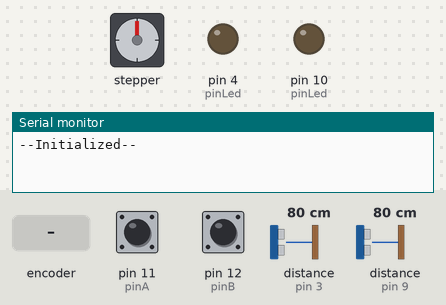
This sketch was run on a simulated Arduino Uno, built with avr-gcc and run on an emulated ATmega328P. Parts: stepper motor, output pins drawn as LEDs (lit = HIGH), the last lines printed to the serial monitor. Wiring (inferred from the names in the program): 2 × ultrasonic range finder: trigger pin 2, echo pin 3 / trigger pin 8, echo pin 9; stepper motor (2048 steps per turn assumed): coils pin 14, pin 15, pin 16, pin 17. The test bench sets the inputs (shaded band); at power-on: distance to the obstacle (sensors on pin 3, pin 9) 80 cm, pin 11 (pinA) HIGH, pin 12 (pinB) HIGH. The echo pulse lasts 58.3 µs per cm; pins used as bus, display or sensor lines are not drawn.

Above: at 2.2 s.
2.3 s: distance to the obstacle (sensor on pin 3) set to 9 cm
At 3.1 s:
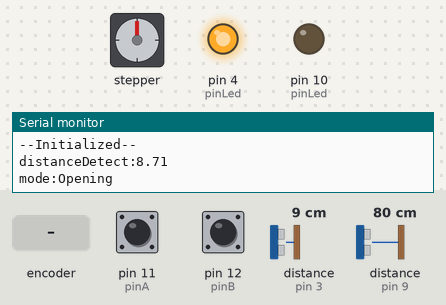
4.8 s: distance to the obstacle (sensor on pin 9) set to 9 cm
7.8 s: rotary encoder on pin 11 (pinA) / pin 12 (pinB) turned 1 step (first pin leading)
At 8.6 s:
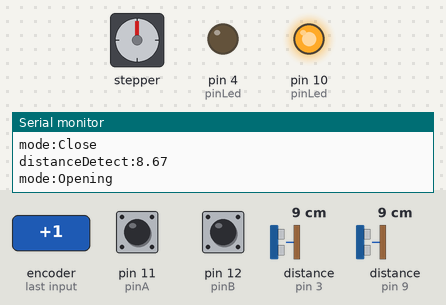
10.3 s: distance to the obstacle (sensor on pin 9) set to 2 cm
At 14.1 s:
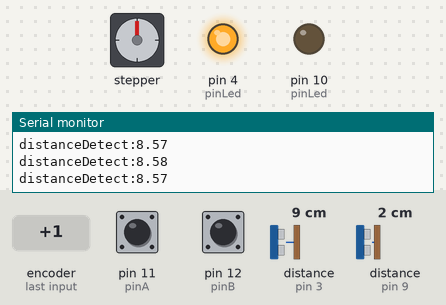
Timing chart, 0 to 14.3 s (numbered marks = the images above; inputs shaded):
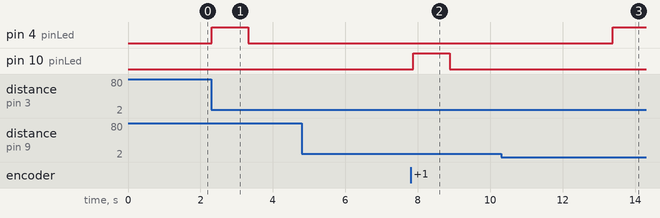

Measured:
- after the input at 2.3 s, pin 4 (pinLed): LOW → HIGH at once, → LOW 1.0 s later
- after the input at 7.8 s, pin 4 (pinLed): stays LOW (without the input it goes to HIGH after 0.05 s); pin 10 (pinLed): LOW → HIGH after 0.08 s instead of 0.00 s
- after the input at 10.3 s, pin 10 (pinLed): stays LOW (without the input it goes to HIGH after 3.1 s)

The sketch:

hirake_door.ino
```cpp
// ## 設定構造体とクラス定義
struct SteppingMotorConf
{
  int pinA1;
  int pinA2;
  int pinB1;
  int pinB2;
  float doorPositionLimit;
  float frontStep;
  float backStep;
};

class SteppingMotor
{
private:
  int count = 3; // 0~3
  int pinA1;
  int pinA2;
  int pinB1;
  int pinB2;
  float doorPosition = 0;
  float doorPositionLimit;
  float frontStep;
  float backStep;

  void io(int pin1, int pin2, int state)
  {
    switch (state)
    {
    case -1:
      digitalWrite(pin1, LOW);
      digitalWrite(pin2, HIGH);
      break;
    case 1:
      digitalWrite(pin1, HIGH);
      digitalWrite(pin2, LOW);
      break;
    default:
      digitalWrite(pin1, LOW);
      digitalWrite(pin2, LOW);
      break;
    }
  }

  void move(int a, int b)
  { // -1 or 0 or 1
    io(pinA1, pinA2, a);
    io(pinB1, pinB2, b);
  }

public:
  enum Direction
  {
    Front,
    Back,
  };

  SteppingMotor(const SteppingMotorConf &conf)
  {
    pinA1 = conf.pinA1;
    pinA2 = conf.pinA2;
    pinB1 = conf.pinB1;
    pinB2 = conf.pinB2;
    pinMode(pinA1, OUTPUT);
    pinMode(pinA2, OUTPUT);
    pinMode(pinB1, OUTPUT);
    pinMode(pinB2, OUTPUT);
    doorPositionLimit = conf.doorPositionLimit;
    frontStep = conf.frontStep;
    backStep = conf.backStep;
  }

  bool stepWithLimit(SteppingMotor::Direction direction) // スコープ指定がないとコンパイルエラーになる
  {
    // 超過した値を修正
    if (doorPosition > doorPositionLimit)
    {
      doorPosition = doorPositionLimit;
    }
    else if (doorPosition < 0)
    {
      doorPosition = 0;
    }
    // モーター動作と位置を加算
    if (direction == Front && doorPosition < doorPositionLimit)
    {
      step(Front);
      doorPosition += frontStep;
      if (doorPosition >= doorPositionLimit)
      {
        softStop();
        return true;
      }
      else
      {
        return false;
      }
    }
    else if (direction == Back && doorPosition > 0)
    {
      step(Back);
      doorPosition += backStep;
      if (doorPosition <= 0)
      {
        softStop();
        return true;
      }
      else
      {
        return false;
      }
    }
    else
    {
      return false;
    }
  }

  void step(SteppingMotor::Direction direction)
  {
    // count
    if (direction == Front)
    {
      count += 1;
    }
    else
    {
      count -= 1;
    }
    if (count == 4)
    {
      count = 0;
    }
    else if (count == -1)
    {
      count = 3;
    }
    // move
    switch (count)
    {
    case 0:
      move(1, 1);
      break;
    case 1:
      move(1, -1);
      break;
    case 2:
      move(-1, -1);
      break;
    case 3:
      move(-1, 1);
      break;
    }
  }

  void hardStop()
  {
    switch (count)
    {
    case 0:
      move(1, 1);
      break;
    case 1:
      move(1, -1);
      break;
    case 2:
      move(-1, -1);
      break;
    case 3:
      move(-1, 1);
      break;
    }
  }

  void softStop()
  {
    move(0, 0);
  }

  void resetDoorPosition()
  {
    doorPosition = 0;
  }
};

struct DistanceSensorConf
{
  int pinTrig;
  int pinEcho;
  int pinLed;
  int sampleTimes;
  float sampleTolerance;
  unsigned long ledOnDuration_us;
};

class DistanceSensor
{
private:
  int pinTrig;
  int pinEcho;
  int pinLed;

  int triggerCount = 0; // 0,1,2
  unsigned long triggerTime_us = 0;

  unsigned long startTime;
  unsigned long endTime;
  int lastEchoState;

  static const int sampleTimesMax = 20;
  int sampleTimes;
  int sampleCount;
  float samples[sampleTimesMax];
  float result;
  float sampleTolerance; // 外れ値判定用の許容範囲(中央値に対する割合)

  unsigned long ledOnDuration_us; // LED点灯時間(μs)
  unsigned long ledOnTime_us = 0; // LED点灯時間管理用

  enum SensorMode
  {
    WaitStart,
    Trigger,
    Measuring,
    WaitNextMeasure,
    Completed,
  };
  SensorMode sensorMode = WaitStart;

  void startMeasure()
  {
    lastEchoState = LOW;
    triggerCount = 0; // 安全のため
    sensorMode = Trigger;
  }

  void trigger()
  {
    switch (triggerCount)
    {
    case 0:
      digitalWrite(pinTrig, LOW);
      triggerTime_us = micros();
      triggerCount = 1;
      break;
    case 1:
      if (micros() - triggerTime_us >= 2)
      {
        digitalWrite(pinTrig, HIGH);
        triggerTime_us = micros();
        triggerCount = 2;
      }
      break;
    case 2:
      if (micros() - triggerTime_us >= 10)
      {
        digitalWrite(pinTrig, LOW);
        triggerCount = 0;
        sensorMode = Measuring;
      }
    }
  }

  bool captureEcho()
  {
    // 計測完了でtrueを返す
    int state = digitalRead(pinEcho);
    if (lastEchoState == LOW && state == HIGH)
    {
      // LOW → HIGH（立ち上がり）
      startTime = micros();
      lastEchoState = HIGH;
      return false;
    }
    else if (lastEchoState == HIGH && state == LOW)
    {
      // HIGH → LOW（立ち下がり）
      endTime = micros();
      lastEchoState = LOW;
      return true;
    }
    else
    {
      return false;
    }
  }

  float getDistance()
  {
    long duration = endTime - startTime;
    float distance = duration * 0.0343 / 2.0;
    if (distance >= 2 && distance <= 400)
    {
      return distance;
    }
    else
    {
      return -1;
    }
  }

  float filter()
  {
    // 配列のコピーを作ってソート
    float sorted[sampleTimesMax];
    memcpy(sorted, samples, sampleTimes * sizeof(float));
    for (int i = 0; i < sampleTimes - 1; i++)
    {
      for (int j = i + 1; j < sampleTimes; j++)
      {
        if (sorted[i] > sorted[j])
        {
          float tmp = sorted[i];
          sorted[i] = sorted[j];
          sorted[j] = tmp;
        }
      }
    }
    // 中央値
    float median = sorted[sampleTimes / 2];
    // 外れ値除外(中央値 ± 15%)
    float sum = 0;
    int count = 0;
    for (size_t i = 0; i < sampleTimes; i++)
    {
      if (fabs(samples[i] - median) < median * sampleTolerance)
      {
        sum += samples[i];
        count++;
      }
    }
    // 平均値計算
    if (count == 0)
    {
      return -1; // 全て外れ値 → 失敗
    }
    return sum / count;
  }

public:
  DistanceSensor(const DistanceSensorConf &conf)
  {
    pinTrig = conf.pinTrig;
    pinEcho = conf.pinEcho;
    pinLed = conf.pinLed;
    pinMode(pinTrig, OUTPUT);
    pinMode(pinEcho, INPUT);
    pinMode(pinLed, OUTPUT);
    sampleTimes = conf.sampleTimes;
    sampleTolerance = conf.sampleTolerance;
    ledOnDuration_us = conf.ledOnDuration_us;
  }

  void ledOn()
  {
    digitalWrite(pinLed, HIGH);
    ledOnTime_us = micros();
  }

  void clock()
  {
    switch (sensorMode)
    {
    case Trigger:
      trigger();
      break;
    case Measuring:
      bool isEnd = captureEcho();
      if (isEnd)
      {
        samples[sampleCount] = getDistance();
        sensorMode = WaitNextMeasure;
        sampleCount += 1;
        if (sampleCount == sampleTimes)
        {
          // 平均を計算
          result = filter();
          sensorMode = Completed;
        }
        else
        {
          startMeasure();
        }
      }
      break;
    }
    // LED消灯管理
    if (ledOnTime_us != 0 && micros() - ledOnTime_us >= ledOnDuration_us)
    {
      digitalWrite(pinLed, LOW);
      ledOnTime_us = 0;
    }
  }

  void start()
  {
    if (sensorMode == WaitStart)
    {
      sampleCount = 0;
      startMeasure();
    }
  }

  float getResult()
  {
    if (sensorMode == Completed)
    {
      sensorMode = WaitStart;
      return result;
    }
    else
    {
      return -1;
    }
  }
};

struct ManualControlConf
{
  int pinA;
  int pinB;
};
class ManualControl
{
  // プルアップを介すため、LOWがON、HIGHがOFFになる
private:
  int pinA;
  int pinB;

public:
  enum Status
  {
    Front,
    Back,
    Stop,
  };

  ManualControl(const ManualControlConf &conf)
  {
    pinA = conf.pinA;
    pinB = conf.pinB;
    pinMode(pinA, INPUT_PULLUP);
    pinMode(pinB, INPUT_PULLUP);
  }

  bool isManualMode()
  {
    int stateA = digitalRead(pinA);
    int stateB = digitalRead(pinB);
    if (stateA == HIGH && stateB == HIGH)
    {
      return false;
    }
    else
    {
      return true;
    }
  }

  ManualControl::Status status()
  {
    int stateA = digitalRead(pinA);
    int stateB = digitalRead(pinB);
    if (stateA == LOW && stateB == LOW)
    {
      return ManualControl::Stop;
    }
    else if (stateA == LOW && stateB == HIGH)
    {
      return ManualControl::Front;
    }
    else if (stateA == HIGH && stateB == LOW)
    {
      return ManualControl::Back;
    }
  }
};

// ## enum,プロトタイプ宣言(ないとコンパイルエラーになる)
enum MainMode
{
  Close,
  Opening,
  Open,
  Closing,
  Manual,
};
void changeMode(MainMode newMode);

// ## 変数定義(ユーザー変更可能エリア)
SteppingMotorConf motorConf = {
    .pinA1 = 17,
    .pinA2 = 14,
    .pinB1 = 15,
    .pinB2 = 16,
    .doorPositionLimit = 1450, // ドア全開位置の1/4ステップ数
    .frontStep = 1,
    .backStep = -1,
};
DistanceSensorConf distanceAConf = {
    .pinTrig = 2,
    .pinEcho = 3,
    .pinLed = 4,
    .sampleTimes = 10,           // 1度の距離算出のためのセンサー測定回数
    .sampleTolerance = 0.10,     // 外れ値判定用の許容範囲(中央値に対する割合)
    .ledOnDuration_us = 1000000, // LED点灯時間(μs)
};
DistanceSensorConf distanceBConf = {
    .pinTrig = 8,
    .pinEcho = 9,
    .pinLed = 10,
    .sampleTimes = 10,           // 1度の距離算出のためのセンサー測定回数
    .sampleTolerance = 0.10,     // 外れ値判定用の許容範囲(中央値に対する割合)
    .ledOnDuration_us = 1000000, // LED点灯時間(μs)
};
ManualControlConf manualConf = {
    .pinA = 11,
    .pinB = 12,
};
constexpr unsigned long sensorMeasureInterval_us = 50000;       // センサー測定間隔(μs) 小さすぎると測定に失敗しやすい
constexpr unsigned int detectDistanceMin_cm = 5;                // センサー検出距離下限(cm)
constexpr unsigned int detectDistanceMax_cm = 55;               // センサー検出距離上限(cm)
constexpr unsigned long motorStepDurationFront_us = 3750;       // 開く時のモーター1/4ステップ間隔(μs)
constexpr unsigned long motorStepDurationBack_us = 2650;        // 閉じる時のモーター1/4ステップ間隔(μs)
constexpr unsigned long motorStepDurationMaintenance_us = 7000; // メンテナンス時のモーター1/4ステップ間隔(μs)
constexpr unsigned long openCountLimit_ms = 1000;               // ドア全開時間(ms)
bool enableManualMode = true;                                   // マニュアル制御モード有効フラグ

// ## インスタンス生成,グローバル変数定義
SteppingMotor motor(motorConf);
DistanceSensor distanceA(distanceAConf);
DistanceSensor distanceB(distanceBConf);
ManualControl manual(manualConf);
unsigned long lastTrigTime_us = 0;
unsigned long lastStepTime_us = 0;
unsigned long openCount = 0;
MainMode mode = Close;
int usingSensor = 0; // 0:A, 1:B

// ## 関数定義
void changeMode(MainMode newMode)

{
  switch (newMode)
  {
  case Open:
    openCount = openCountLimit_ms;
    break;
  }
  mode = newMode;
  switch (mode)
  {
  case Opening:
    Serial.println("mode:Opening");
    break;
  case Open:
    Serial.println("mode:Open");
    break;
  case Closing:
    Serial.println("mode:Closing");
    break;
  case Close:
    Serial.println("mode:Close");
    break;
  case Manual:
    Serial.println("mode:Manual");
    break;
  }
}

// ## Arduino標準初期処理
void setup()
{
  Serial.begin(9600);
  delay(1000);
  Serial.println("--Initialized--");
  motor.softStop();
}

// ## Arduino標準ループ処理
void loop()
{

  unsigned long now_us = micros();
  distanceA.clock();
  distanceB.clock();
  // 距離センサーによる検出処理
  if (mode == Close || mode == Closing || mode == Open)
  {
    // センサー起動
    if (now_us - lastTrigTime_us >= sensorMeasureInterval_us)
    {
      lastTrigTime_us = now_us;
      switch (usingSensor)
      {
      case 0:
        usingSensor = 1;
        distanceA.start();
        break;
      case 1:
        usingSensor = 0;
        distanceB.start();
        break;
      }
    }
    // 結果取得
    float resultA = distanceA.getResult();
    float resultB = distanceB.getResult();
    float result = (resultA >= 0) ? resultA : resultB;
    // 検出判定
    if (result >= detectDistanceMin_cm && result <= detectDistanceMax_cm)
    {
      if (resultA >= 0)
      {
        distanceA.ledOn();
      }
      else
      {
        distanceB.ledOn();
      }
      Serial.println("distanceDetect:" + String(result));
      if (mode != Open)
      {
        // temp
        if (mode == Closing)
        {
          Serial.println("temp");
          motor.hardStop();
          delay(1200);
          // delayMicroseconds(500000);
        }
        //
        changeMode(Opening);
      }
      else
      {
        openCount = openCountLimit_ms; // open時に時間延長
      }
    }
  }
  // モーター動作
  switch (mode)
  {
  case Opening:
    if (now_us - lastStepTime_us >= motorStepDurationFront_us)
    {
      // 実行頻度が高いため、ここにSerial.println()を入れると距離センサー系の機能がうまく動かない
      lastStepTime_us = now_us;
      bool isEnd = motor.stepWithLimit(SteppingMotor::Front);
      if (isEnd)
      {
        changeMode(Open);
      }
    }
    break;
  case Closing:
    if (now_us - lastStepTime_us >= motorStepDurationBack_us)
    {
      lastStepTime_us = now_us;
      bool isEnd = motor.stepWithLimit(SteppingMotor::Back);
      if (isEnd)
      {
        changeMode(Close);
      }
    }
    break;
  case Open:
    if (now_us - lastStepTime_us >= 1000 && openCount > 0) // 1msごとにトリガー
    {
      lastStepTime_us = now_us;
      openCount -= 1;
      motor.hardStop();
      if (openCount == 0)
      {
        changeMode(Closing);
      }
    }
    break;
  case Manual:
    ManualControl::Status status = manual.status();
    switch (status)
    {
    case ManualControl::Front:
      if (now_us - lastStepTime_us >= motorStepDurationMaintenance_us)
      {
        lastStepTime_us = now_us;
        motor.step(SteppingMotor::Front);
      }
      break;
    case ManualControl::Back:
      if (now_us - lastStepTime_us >= motorStepDurationMaintenance_us)
      {
        lastStepTime_us = now_us;
        motor.step(SteppingMotor::Back);
      }
      break;
    case ManualControl::Stop:
      motor.softStop();
      break;
    }
    break;
  }
  // マニュアル制御確認
  if (enableManualMode)
  {
    if (manual.isManualMode() && mode != Manual)
    {
      changeMode(Manual);
    }
    else if (!manual.isManualMode() && mode == Manual)
    {
      motor.resetDoorPosition();
      changeMode(Close);
    }
  }
}
```
